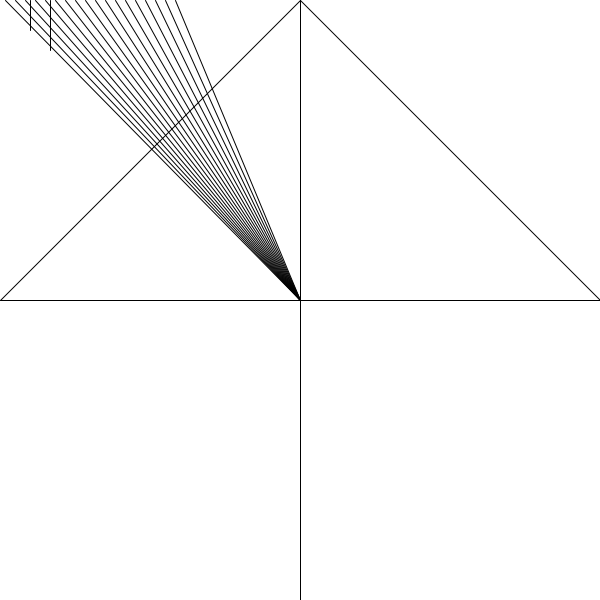
Frame 1 (no input)
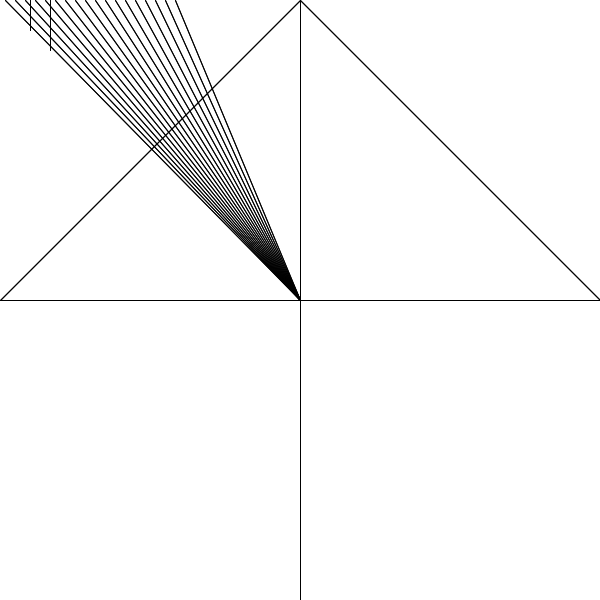
Frame 2 (the mouse pressed at the canvas centre, redrawn once)

The Processing sketch that drew these frames (run headless with seeded random() and noise(); the mouse was pressed at the canvas centre and the sketch redrawn once):

// Processing sketch: CodingHW_3
// ── CodingHW_3.pde
void setup() {
  size(600, 600);
  background(255);
  noLoop();
}
void draw() {
  line(width*0.50, height*0.0, width*1.00, height*0.50);
  line(width*0.50, height*0.0, width*0.50, height*0.50);
  line(width*0.50, height*0.50, width*1.00, height*0.50);
  line(width*0.0, height*0.50, width*0.50, height*0.50);
  line(width*0.0, height*0.50, width*0.50, height*0.0);
  line(width*0.50, height*0.50, width*0.50, height*1.00);
  line(5, 0, 300, 300);
  line(15, 0, 300, 300);
  line(25, 0, 300, 300);
  line(35, 0, 300, 300);
  line(45, 0, 300, 300);
  line(55, 0, 300, 300);
  line(65, 0, 300, 300);
  line(75, 0, 300, 300);
  line(85, 0, 300, 300);
  line(95, 0, 300, 300);
  line(105, 0, 300, 300);
  line(115, 0, 300, 300);
  line(125, 0, 300, 300);
  line(135, 0, 300, 300);
  line(145, 0, 300, 300);
  line(155, 0, 300, 300);
  line(165, 0, 300, 300);
  line(175, 0, 300, 300);
  line(30, 0, 30, 30);
  line(50, 0, 50, 50);

}
